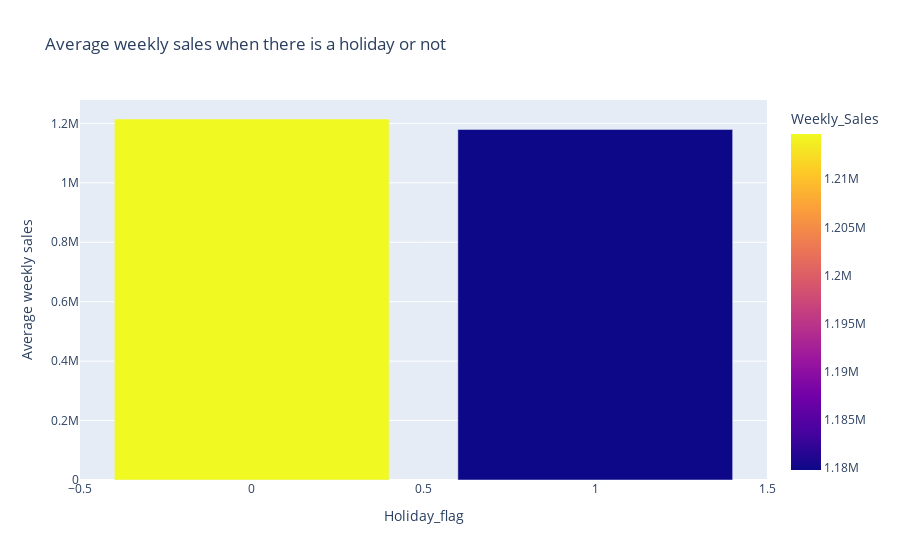

Write notebook code for a chart like this one.
### Markdown cell above
The chart above represents the average weekly sales for each store. We can observe that stores 4, 13, 14 and 20 have average sales exceeding 2 million, indicating exceptional performance. This observation could be further explored to understand the successful strategies of these stores.

### Code cell
# Create a bar graph for the average sales when there is a holiday or not in the week
weekly_sales_mean = df1.groupby(['Holiday_Flag']).agg({'Weekly_Sales':'mean'})
fig = px.bar(weekly_sales_mean, x=weekly_sales_mean.index, y='Weekly_Sales', title="Average weekly sales when there is a holiday or not", color='Weekly_Sales')
fig.update_xaxes(title="Holiday_flag")
fig.update_yaxes(title="Average weekly sales")
fig.show()

### Figure 1 — Plotly figure (JSON) as saved in the notebook; plotly's stock layout.template omitted (floating-point values rounded to 4 significant figures)
{"data": [{"alignmentgroup": "True", "hovertemplate": "Holiday_Flag=%{x}<br>Weekly_Sales=%{marker.color}<extra></extra>", "legendgroup": "", "marker": {"color": [1215000.0, 1180000.0], "coloraxis": "coloraxis", "pattern": {"shape": ""}}, "name": "", "offsetgroup": "", "orientation": "v", "showlegend": false, "textposition": "auto", "type": "bar", "x": [0, 1], "xaxis": "x", "y": [1215000.0, 1180000.0], "yaxis": "y"}], "layout": {"barmode": "relative", "coloraxis": {"colorbar": {"title": {"text": "Weekly_Sales"}}, "colorscale": [[0, "#0d0887"], [0.1111, "#46039f"], [0.2222, "#7201a8"], [0.3333, "#9c179e"], [0.4444, "#bd3786"], [0.5556, "#d8576b"], [0.6667, "#ed7953"], [0.7778, "#fb9f3a"], [0.8889, "#fdca26"], [1, "#f0f921"]]}, "legend": {"tracegroupgap": 0}, "title": {"text": "Average weekly sales when there is a holiday or not"}, "xaxis": {"anchor": "y", "domain": [0, 1], "title": {"text": "Holiday_flag"}}, "yaxis": {"anchor": "x", "domain": [0, 1], "title": {"text": "Average weekly sales"}}}}
